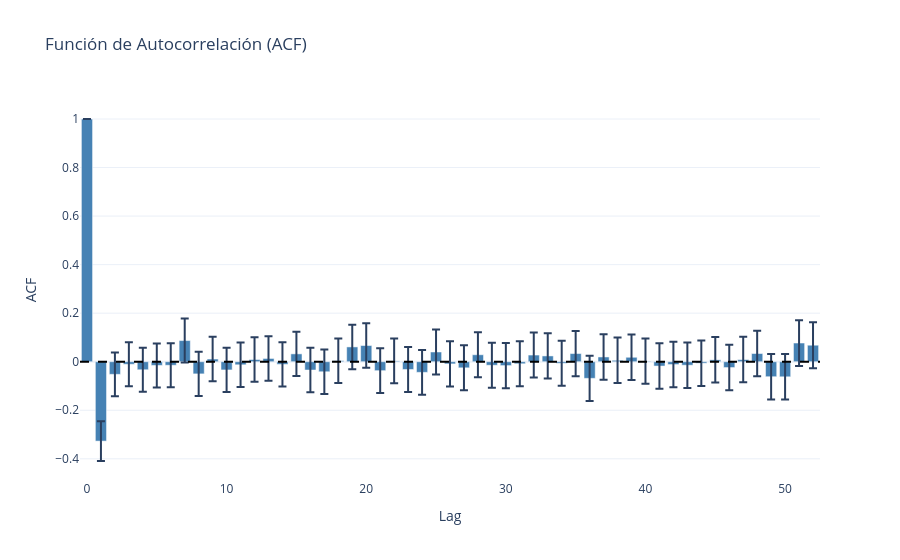

Notebook cell for this chart:
### Markdown cell above
### Función de autocorrelación (ACF)

### Code cell
acf_vals, confint = plot_acf_series(ts_data_diff1, lags=52, use_plotly=USE_PLOTLY)
